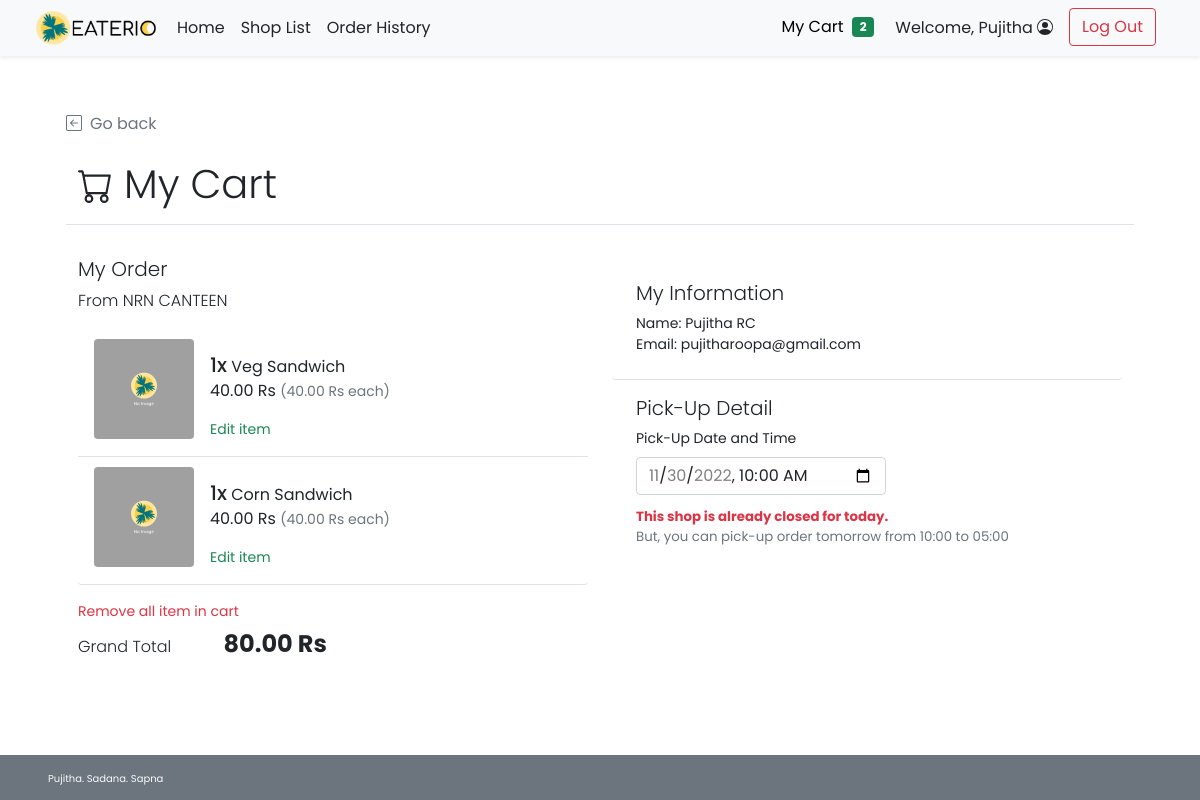
/cust_cart.php (signed in), run on an earlier commit of the app's database.
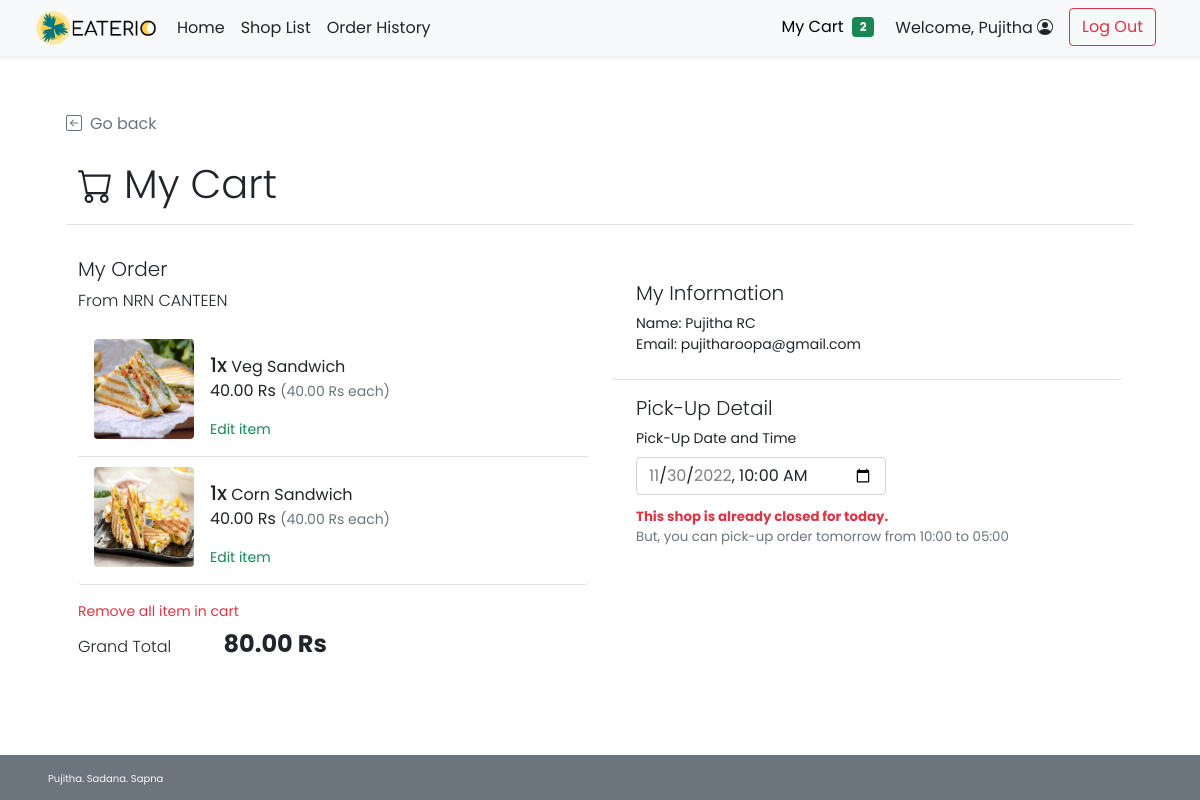
And on a later commit of the database.
### tables this page shows
CREATE TABLE `cart` (
  `ct_id` int(11) NOT NULL,
  `c_id` int(11) NOT NULL,
  `s_id` int(11) NOT NULL,
  `f_id` int(11) NOT NULL,
  `ct_amount` int(11) NOT NULL,
  `ct_note` text NOT NULL
);

CREATE TABLE `food` (
  `f_id` int(11) NOT NULL,
  `s_id` int(11) NOT NULL,
  `f_name` varchar(100) NOT NULL,
  `f_price` decimal(6,2) NOT NULL,
  `f_todayavail` tinyint(4) NOT NULL DEFAULT 1 COMMENT 'Food is available to order or not',
  `f_preorderavail` tinyint(4) NOT NULL DEFAULT 1,
  `f_pic` text DEFAULT NULL
);

### cust_cart.php (the view, shortened to what the changed rows need)
<!DOCTYPE html>
<html lang="en">
<head>
    <?php
    include("conn_db.php");
    include('head.php');
    ?>
    <link href="css/main.css" rel="stylesheet">
    <link href="css/menu.css" rel="stylesheet">
</head>
<body class="d-flex flex-column h-100">
    <div class="container px-5 py-4" id="cart-body">
        <div class="row my-4">
            <h2 class="py-3 display-6 border-bottom">
                 My Cart
            </h2>
        </div>
        <?php
            $ct_query = "SELECT * FROM cart WHERE c_id = {$_SESSION['cid']}";
            $cart_numrow = $mysqli -> query($ct_query) -> num_rows;
            if($cart_numrow > 0){
        ?>
        <div class="row row-cols-1 row-cols-md-2 mb-5">
            <div class="col">
                <div class="row row-cols-1">
                            <?php
                                $cart_query = "SELECT s_id,s_name,s_openhour,s_closehour,s_status,s_preorderstatus FROM shop s WHERE s_id = (SELECT s_id FROM cart WHERE c_id = {$_SESSION['cid']} LIMIT 0,1)";
                                $cart_result = $mysqli -> query($cart_query) -> fetch_array();
                            ?>
                    <div class="col">
                        <ul class="list-group">
                            <?php
                                $cartdetail_query = "SELECT ct.ct_amount,ct.f_id,f_pic,f.f_name,f.f_price,ct.ct_note,f_todayavail,f_preorderavail
                                FROM cart ct INNER JOIN food f ON ct.f_id = f.f_id WHERE ct.c_id = {$_SESSION['cid']}";
                                $cartdetail_result = $mysqli -> query($cartdetail_query);
                                while($row = $cartdetail_result -> fetch_array()){
                            ?>
                            <li
                                class="list-group-item d-flex border-0 pb-3 border-bottom w-100 justify-content-between align-items-center">
                                <div class="image-parent">
                                    <img <?php
                                        if(is_null($row["f_pic"])){echo "src='img/default.png'";}
                                        else{echo "src=\"img/{$row['f_pic']}\"";}
                                    ?> class="img-fluid rounded" style="width: 100px; height:100px; object-fit:cover;"
                                        alt="quixote">
                                </div>
                                <div class="ms-3 mt-3 me-auto">
                                    <div class="fw-normal"><span class="h5"><?php echo $row["ct_amount"]?>x</span>
                                        <?php echo $row["f_name"]?>
                                        <p><?php printf("%.2f Rs <small class='text-muted'>(%.2f Rs each)</small>",$row["f_price"]*$row["ct_amount"],$row["f_price"])?><br />
                                                <?php
                                                    $rmv_link = false;
                                                        ?>
                                        </p>
                                        <?php if($rmv_link){?>
                                        <a href="remove_cart_item.php?rmv=1&s_id=<?php echo $cart_result["s_id"];?>&f_id=<?php echo $row["f_id"];?>"
                                            class="text-decoration-none text-danger nav nav-item small">Remove item</a>
                                        <?php }else {?>
                                        <a href="cust_update_cart.php?s_id=<?php echo $cart_result["s_id"];?>&f_id=<?php echo $row["f_id"];?>"
                                            class="text-decoration-none text-success nav nav-item small">Edit item</a>
                                        <?php } ?>
                                    </div>
                            </li>
                            <?php } ?>
                        </ul>
                                    <?php
                                        $gt_query = "SELECT SUM(ct.ct_amount*f.f_price) AS grandtotal FROM cart ct INNER JOIN food f
                                        ON ct.f_id = f.f_id WHERE ct.c_id = {$_SESSION['cid']} GROUP BY ct.c_id";
                                        $gt_arr = $mysqli -> query($gt_query) -> fetch_array();
                                        $order_cost = $gt_arr["grandtotal"];
                                        printf("%.2f Rs",$order_cost);
                                    ?>
                    </div>
                </div>
            </div>
        </div>
        <?php } ?>
    </div>
</body>
</html>

What changed in the data, as far as the page shows it:
changed through a linked row, cart "Veg Sandwich": f.f_pic: picture added in place of a placeholder
changed through a linked row, cart "Corn Sandwich": f.f_pic: picture added in place of a placeholder
